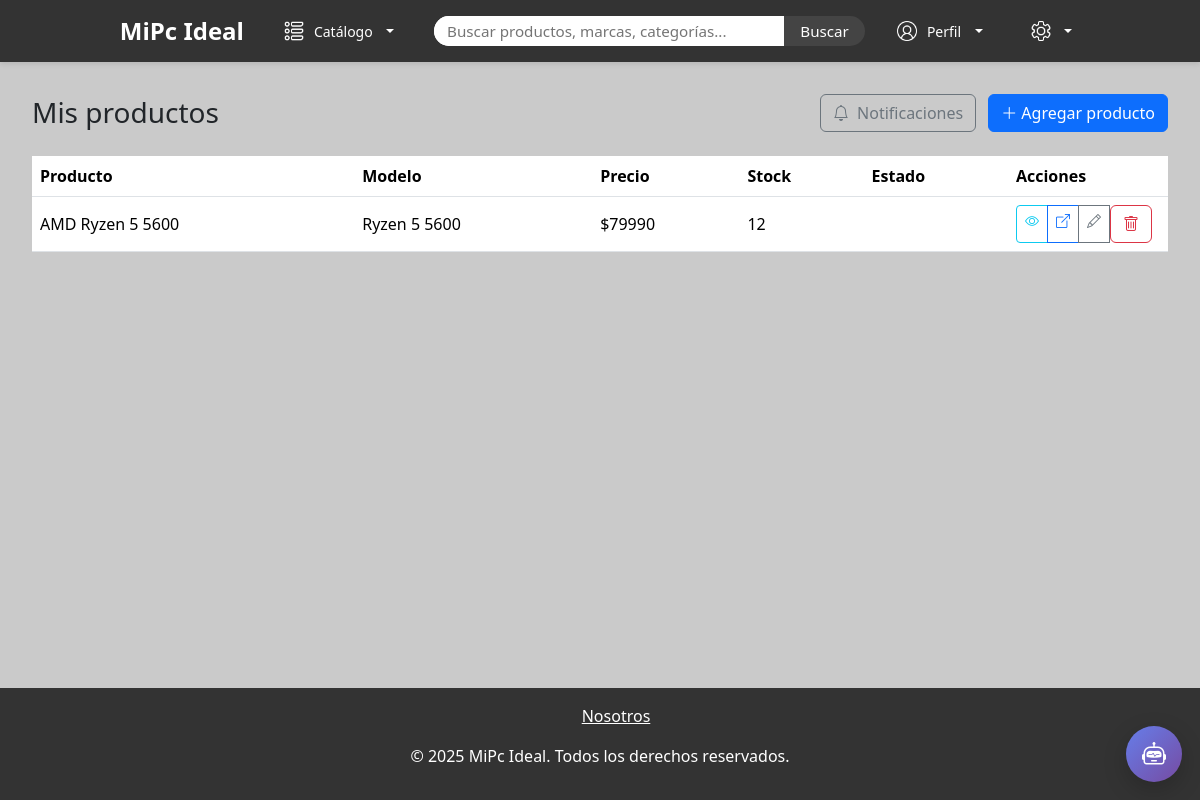
/tienda/ofertas/ (signed in), run on the app's committed database.
### app/models.py (models this page shows, shortened)
class TiendaProducto(models.Model):
    producto = models.ForeignKey('Producto', on_delete=models.CASCADE)
    tienda = models.ForeignKey('Tienda', on_delete=models.CASCADE)
    precio = models.DecimalField(max_digits=10, decimal_places=2)
    url_externa = models.URLField(blank=True, null=True)
    stock = models.PositiveIntegerField(default=0)
    nota_tienda = models.CharField(max_length=200, blank=True)
    class Meta: unique_together = ('tienda','producto')

class Producto(models.Model):
    nombre_producto = models.CharField(max_length=100)
    descripcion_producto = models.TextField()
    modelo_producto = models.CharField(max_length=100)
    imagen_producto = models.ImageField(upload_to='productos/')
    fecha_creacion = models.DateTimeField(default=timezone.now)
    marca_producto = models.ForeignKey('MarcaProducto', on_delete=models.PROTECT)
    categoria_producto = models.ForeignKey('CategoriaProducto', on_delete=models.PROTECT)
    tipo_producto = models.ForeignKey('TipoProducto', on_delete=models.PROTECT)
    vistas = models.PositiveIntegerField(default=0)
    is_active = models.BooleanField(default=True)

### app/views.py (the view, shortened to what this page needs)
# urls.py: path('tienda/ofertas/', views.store_offers_list, name='store_offers_list'),
@login_required
def store_offers_list(request):
    profile = _require_store_profile(request)
    if not profile:
        return redirect('home')
    tienda = get_object_or_404(Tienda, user=request.user)
    ofertas = TiendaProducto.objects.filter(tienda=tienda).select_related('producto')
    notificaciones = (Notificacion.objects
        .filter(tienda=tienda, leida=False)
        .order_by('-created_at'))
    notif_por_producto = {}
    return render(request, 'store/offers_list.html', {
        'ofertas': ofertas,
        'notificaciones': notificaciones,
        'notif_por_producto': notif_por_producto,
    })

### app/context_processors.py (called while the page is built)
def categorias_context(request):
    return {
        'categorias': CategoriaProducto.objects.all(),
        'tiposproductos': TipoProducto.objects.all()
    }

def perfil_context(request):
    perfil = None
    if request.user.is_authenticated:
        try:
            perfil = Profile.objects.get(user=request.user)
        except Profile.DoesNotExist:
            perfil = None
    return {'perfil': perfil}

def user_profile_type(request):
    if request.user.is_authenticated:
        profile = Profile.objects.filter(user=request.user).first()
        if profile:
            return {'profile_type': profile.profile_type}
    return {}

### app/views.py (called while the page is built)
def _require_store_profile(request):
    profile = Profile.objects.get(user=request.user)
    if profile.profile_type != 'tienda':
        messages.error(request, "Debes tener perfil de tienda para acceder.")
        return None
    return profile

### app/templates/store/offers_list.html (shortened to what this page needs)
{% extends "base.html" %}
{% block content %}
<div class="d-flex justify-content-between align-items-center mb-4">
    <h3 class="mb-0">Mis productos</h3>
    <div>
        <a href="{% url 'store_notifications' %}" class="btn btn-outline-secondary">
            <i class="bi bi-bell me-1"></i>
            Notificaciones
        </a>
        <a href="{% url 'store_offer_new' %}" class="btn btn-primary ms-2">
            <i class="bi bi-plus-lg me-1"></i>Agregar producto
        </a>
    </div>
</div>
{% if ofertas %}
    <div class="table-responsive">
        <table class="table align-middle">
            <thead>
                <tr>
                    <th>Producto</th>
                    <th>Modelo</th>
                    <th>Precio</th>
                    <th>Stock</th>
                    <th>Estado</th>
                    <th style="width:160px">Acciones</th>
                </tr>
            </thead>
            <tbody>
                {% for o in ofertas %}
                    <tr {% if o.producto.id in notif_por_producto %}class="table-warning"{% endif %}>
                        <td class="position-relative">
                            {{ o.producto.nombre_producto }}
                        </td>
                        <td>{{ o.producto.modelo_producto }}</td>
                        <td>${{ o.precio|floatformat:0 }}</td>
                        <td>{{ o.stock }}</td>
                        <td>
                        </td>
                        <td>
                            <div class="btn-group btn-group-sm">
                                <a class="btn btn-outline-info" href="{% url 'product_detail' o.producto.id %}" title="Ver en catálogo">
                                    <i class="bi bi-eye"></i>
                                </a>
                                {% if o.url_externa %}
                                <a class="btn btn-outline-primary" href="{{ o.url_externa }}" target="_blank" title="Ver en tienda">
                                    <i class="bi bi-box-arrow-up-right"></i>
                                </a>
                                {% endif %}
                                <a class="btn btn-outline-secondary" href="{% url 'store_offer_edit' o.id %}" title="Editar">
                                    <i class="bi bi-pencil"></i>
                                </a>
                                <form method="post" action="{% url 'store_offer_delete' o.id %}" style="display:inline;">
                                    <button class="btn btn-outline-danger" type="submit" onclick="return confirm('¿Estás seguro?');" title="Eliminar">
                                        <i class="bi bi-trash"></i>
                                    </button>
                                </form>
                            </div>
                        </td>
                    </tr>
                {% endfor %}
            </tbody>
        </table>
    </div>
{% else %}
    <div class="alert alert-light">Aún no tienes productos. Crea el primero.</div>
{% endif %}
{% endblock %}

### app/static/css/home.css (style rules this page uses)
* { margin: 0; padding: 0; box-sizing: border-box; }
html { scroll-behavior: smooth; }
html, body { height: 100%; }
body { min-height: 100vh; display: flex; flex-direction: column; }

### app/templates/store/offers_list.html (style rules this page uses)
.table .btn-group .btn { position: relative; }

### data on the page
TiendaProducto: producto.nombre_producto "AMD Ryzen 5 5600", producto.modelo_producto "Ryzen 5 5600", precio "79990", stock "12"
